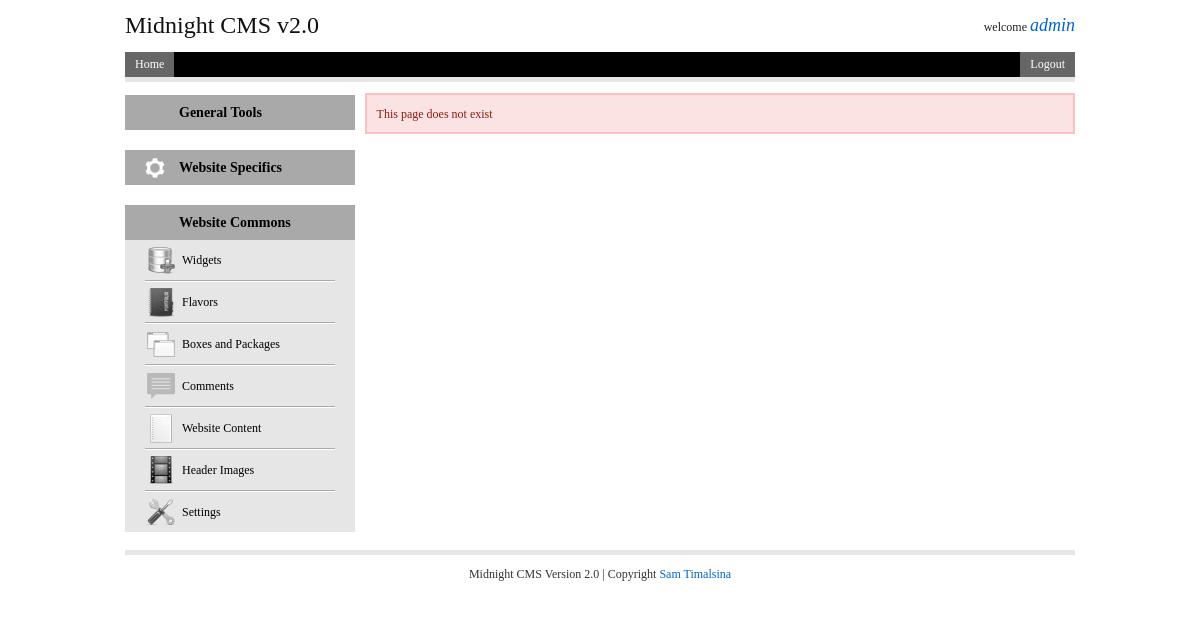
Page /admin/404.php (signed in) on the committed database.
### tables this page shows
CREATE TABLE IF NOT EXISTS `widgets` (
  `id` int(11) NOT NULL AUTO_INCREMENT,
  `name` varchar(50) NOT NULL,
  `description` varchar(256) NOT NULL,
  `logo` varchar(256) NOT NULL,
  `type` enum('common','specific','tools') NOT NULL,
  `system` enum('default','installed') NOT NULL,
  PRIMARY KEY (`id`)
);

### admin/conf/functions.php (called while the page is built, shortened)
<?php
	function cut($text){
		$ext="-";
		$spc=" ";
		$replace = str_replace($spc, $ext, $text);
		return $replace;
	}
?>

### admin/includes/left.php (the view, shortened to what this page needs)
<div id="left" class="span-6">
<?php
    $username = $_SESSION['username'];
    if($_SESSION['level'] == "admin"){
?>
    	<div id="statistics" class="boxes span-6 last">
        	<h1 class="box_heading">General Tools</h1>
            </div>
<?php
    }
?>
        <div id="specifics" class="boxes span-6 last">
        	<h1 class="box_heading icon1">Website Specifics</h1>
            </div>
        <div id="commons" class="boxes span-6 last">
        	<h1 class="box_heading">Website Commons</h1>
            <ul class="box_menu">
				<?php
                    $query=mysql_query("SELECT
                                            widgets.`name`,
                                            widgets.id,
                                            widgets.description,
                                            widgets.logo,
                                            widgets.type
                                        FROM
                                            widgets
                                        INNER JOIN adminwidget_tbl ON widgets.`name` = adminwidget_tbl.widgetname
                                        WHERE
                                            adminwidget_tbl.username = '$username' AND
                                            adminwidget_tbl.tools = 'yes' AND widgets.type='common'");
					$num_of_widgets=mysql_num_rows($query);
					$this_widget=1;
                    while($widget=mysql_fetch_array($query)){
                ?>
            	<li <?php if($this_widget==1) echo "class='first'"; else if($this_widget==$num_of_widgets) echo "class='last'";?>>
                	<a href="<?php echo BASE_URL."widgets/".cut($widget['name']);?>"><span style="background:url(<?php echo BASE_URL;?>images/widgets/<?php echo $widget['logo'];?>) <?php if(isset($_GET['widget'])){if (cut($widget['name'])==$_GET['widget']) echo "right"; else echo "left";} else echo "left";?> bottom; height:32px; width:32px; display:block; float:left; margin-top:4px;">&nbsp;</span><?php echo $widget['name'];?></a>
                </li>
                <?php $this_widget++;} ?>
            </ul>
        </div>
    </div>

### admin/styles/screen.css (style rules this page uses)
html { margin:0;padding:0;border:0; }
body, div, span, object, iframe, h1, h2, h3, h4, h5, h6, p, blockquote, pre, a, abbr, acronym, address, code, del, dfn, em, img, q, dl, dt, dd, ol, ul, li, fieldset, form, label, legend, table, caption, tbody, tfoot, thead, tr, th, td, article, aside, dialog, figure, footer, header, hgroup, nav, section { margin:0;padding:0;border:0;font-size:100%;font:inherit;vertical-align:baseline; }
body { line-height:1.5;background:white; }
html { font-size:100.01%; }
body { font-size:75%;color:#222;background:#fff;font-family:"Helvetica Neue", Arial, Helvetica, sans-serif; }
h1, h2, h3, h4, h5, h6 { font-weight:normal;color:#111; }
h1 { font-size:3em;line-height:1;margin-bottom:0.5em; }
a { color:#06c;text-decoration:underline; }
ul, ol { margin:0 1.5em 1.5em 0;padding-left:1.5em; }
ul { list-style-type:disc; }
.first { margin-left:0;padding-left:0; }
.last { margin-right:0;padding-right:0; }
.column, .span-1, .span-2, .span-3, .span-4, .span-5, .span-6, .span-7, .span-8, .span-9, .span-10, .span-11, .span-12, .span-13, .span-14, .span-15, .span-16, .span-17, .span-18, .span-19, .span-20, .span-21, .span-22, .span-23, .span-24 { float:left;margin-right:10px; }
.last { margin-right:0; }
.span-6 { width:230px; }

### admin/styles/print.css (style rules this page uses)
body { line-height:1.5;font-family:"Helvetica Neue", Arial, Helvetica, sans-serif;color:#000;background:none;font-size:10pt; }
h1, h2, h3, h4, h5, h6 { font-family:"Helvetica Neue", Arial, "Lucida Grande", sans-serif; }
a:link, a:visited { background:transparent;font-weight:700;text-decoration:underline; }
a:link:after, a:visited:after { content:" (" attr(href) ")";font-size:90%; }

### admin/styles/style.css (style rules this page uses)
body { font-family:Georgia, "Times New Roman", Times, serif; }
a { text-decoration:none !important; }
#statistics, #specifics, #commons, #widget_create, #widget_edit { background:#e6e6e6; margin-top:20px; }
h1.box_heading { font-size:14px; font-weight:bold; color:#000; background:#a9a9a9; height:35px; line-height:35px; text-indent:54px; margin-bottom:0; cursor:pointer; }
.icon1 { background:#a9a9a9 url(../images/website_specifics.png) no-repeat 20px center !important; }
ul.box_menu { list-style:none; padding-left:0; margin:0 20px 0 0px; }
ul.box_menu li { height:40px; line-height:40px; border-bottom:1px solid #a9a9a9; border-top:1px solid #fff; margin-left:20px; text-indent:5px; }
ul.box_menu li.first { border-top:none; }
ul.box_menu li.last { border-bottom:none; }
ul.box_menu a { color:#000; font-weight:normal; text-decoration:none; }

### rows in the picture
widgets: logo (picture), name "Widgets"
widgets: logo (picture), name "Flavors"
widgets: logo (picture), name "Boxes and Packages"
widgets: logo (picture), name "Comments"
widgets: logo (picture), name "Website Content"
widgets: logo (picture), name "Header Images"
widgets: logo (picture), name "Settings"

### other values in the picture
$_SESSION['username'] "admin"
